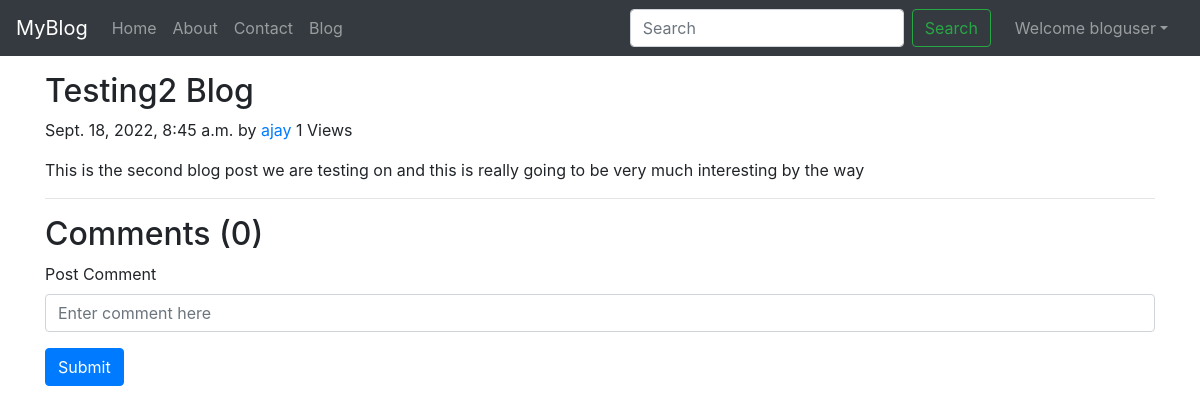
The page /blog/second blog post (signed in) on the database its author committed.
### myblog/models.py (models this page shows, shortened)
class Post(models.Model):
    sno= models.AutoField(primary_key=True)
    title= models.CharField(max_length=255)
    slug= models.CharField(max_length=150)
    content= models.TextField()
    views = models.IntegerField(default=0)
    author= models.CharField(max_length=100)
    timeStamp=models.DateTimeField(blank=True)

### myblog/views.py (the view)
# urls.py: path('<str:slug>', views.blogPost, name='blogPost'),
def blogPost(request, slug):
    post = Post.objects.filter(slug = slug).first()
    post.views = post.views + 1
    post.save()
    comments = BlogComment.objects.filter(post = post, parent = None)
    replies = BlogComment.objects.filter(post = post).exclude(parent=None)
    replyDict = {}
    for reply in replies:
        if reply.parent.sno not in replyDict.keys():
            replyDict[reply.parent.sno] = [reply]
        else:
            replyDict[reply.parent.sno].append(reply)
    context = {'post':post, 'comments':comments, 'user' : request.user, 'replyDict':replyDict}
    return render(request, 'myblog/blogPost.html', context)

### templates/myblog/blogPost.html (shortened to what this page needs)
{% extends 'base.html' %}
{% block body %}
{% load humanize %}
{% load extras %}
<div class="container my-3">
  <h2 class="blog-post-title">{{post.title}}</h2>
  <p class="blog-post-meta">{{post.timeStamp}} by <a href="/about">{{post.author}}</a> <span> {{post.views}} Views</span></p>
  <p>{{post.content}}</p>
  <hr>
</div>
<div class="container">
  <h2> Comments ({{comments.count}}) </h2>
  <div class="my-2">
    {% if user.is_authenticated %}
    <form action="/blog/postComment" method="post">
      <div class="form-group">
        <label for="exampleInputEmail1">Post Comment </label>
        <input type="text" class="form-control" name="comment" placeholder="Enter comment here">
      </div>
      <button type="submit" class="btn btn-primary">Submit</button>
    </form>
    {% else %}
    Please login to post a comment
    {% endif %}
  </div>
</div>
{% endblock %}

### templates/base.html (shortened to what this page needs)
<!doctype html>
<html lang="en">
<head>
  <link rel="stylesheet" href="https://stackpath.bootstrapcdn.com/bootstrap/4.5.2/css/bootstrap.min.css"
>
</head>
<body>
  <nav class="navbar navbar-expand-lg navbar-dark bg-dark">
    <a class="navbar-brand" href="/">MyBlog</a>
    <div class="collapse navbar-collapse" id="navbarSupportedContent">
      <ul class="navbar-nav mr-auto">
        <li class="nav-item {% block homeactive %}  {% endblock homeactive %}">
          <a class="nav-link" href="/">Home <span class="sr-only">(current)</span></a>
        </li>
        <li class="nav-item {% block aboutactive %}  {% endblock aboutactive %}">
          <a class="nav-link" href="/about">About</a>
        </li>
        <li class="nav-item {% block contactactive %}  {% endblock contactactive %} ">
          <a class="nav-link" href="/contact">Contact</a>
        </li>
        <li class="nav-item {% block blogactive %}  {% endblock blogactive %} ">
          <a class="nav-link" href="/blog">Blog</a>
        </li>
      </ul>
      <form method="get" action="/search" class="form-inline my-2 my-lg-0 mx-3">
        <input class="form-control mr-sm-2" type="search" placeholder="Search" aria-label="Search" name="search"
          id="search">
        <button class="btn btn-outline-success my-2 my-sm-0 " type="submit">Search</button>
      </form>
      {% if user.is_authenticated %}
      <ul class="navbar-nav mr-2">
        <li class="nav-item dropdown">
          <a class="nav-link dropdown-toggle" href='#' id="navbarDropdown" role="button" data-toggle="dropdown"> Welcome
            {{request.user}}</a>
        </li>
      </ul>
    </div>
    {% endif %}
  </nav>
  {% block body %} {% endblock body %}
</body>
</html>

### rows shown on the page
Post: title "Testing2 Blog", timeStamp "Sept. 18, 2022, 8:45 a.m.", author "ajay", views "1", content "This is the second blog post we are testing on and this is really going to be very much interesting by the way"

### other values the page prints
{{ request.user }} "bloguser"
{{ comments.count }} "0"
